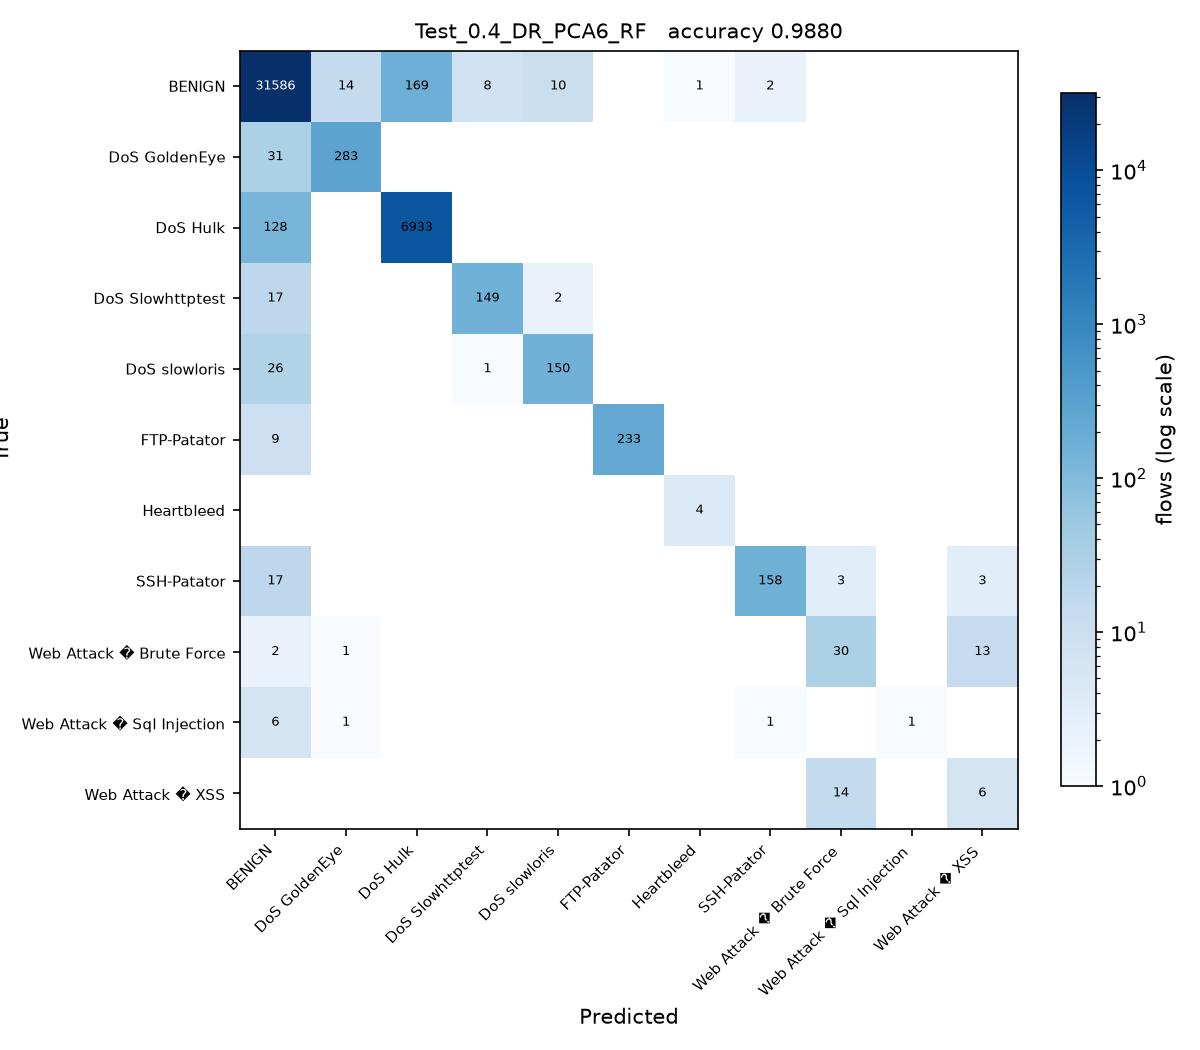

Generate this figure with Python:
# Test_0.4_DR_PCA6_RF.py
#
# Test size 0.4  |  PCA, 6 components  |  Random Forest (sheet #7)
#
# This is SGDC_60_40.py with the changes marked CHANGE below and nothing else.

import os
from pathlib import Path

# CHANGE 1: find the folder holding the three CSV files and run from there, so
# the plain file names below resolve no matter where this script is started
# from or how deeply it sits inside the project folder.
HERE = Path(__file__).resolve().parent
for PROJECT in [HERE, *HERE.parents]:
    if (PROJECT / 'Tuesday-WorkingHours.pcap_ISCX.csv').exists():
        os.chdir(PROJECT)
        break
else:
    raise SystemExit('Put this folder inside the folder that holds the three '
                     'CIC-IDS2017 CSV files, then run the script again.')
import numpy as np
import pandas as pd

df1 = pd.read_csv('Tuesday-WorkingHours.pcap_ISCX.csv', low_memory=True)
df2 = pd.read_csv('Wednesday-workingHours.pcap_ISCX.csv', low_memory=True)
df3 = pd.read_csv('Thursday-WorkingHours-Morning-WebAttacks.pcap_ISCX.csv', low_memory=True)

dataset = pd.concat([df1, df2, df3], ignore_index=True)

dataset.columns = dataset.columns.str.strip()

# CHANGE 2: a stratified sample of 100000 flows, the same for every run. An RBF
# SVM on all 1.3 million flows would take about an hour per script.
# At least 50 flows of every class are kept.
label = dataset.columns[-1]
dataset = pd.concat(
    [g.sample(n=min(len(g), max(50, round(100000 * len(g) / len(dataset)))), random_state=0)
     for _, g in dataset.groupby(label)],
    ignore_index=True
)

X = dataset.iloc[:, :-1]
y = dataset.iloc[:, -1]

X = X.apply(pd.to_numeric, errors='coerce')

X.replace([np.inf, -np.inf], np.nan, inplace=True)

from sklearn.impute import SimpleImputer

imputer = SimpleImputer(missing_values=np.nan, strategy='mean')
X = imputer.fit_transform(X)

from sklearn.preprocessing import LabelEncoder

labelencoder_y = LabelEncoder()
y = labelencoder_y.fit_transform(y)

from sklearn.model_selection import train_test_split

X_train, X_test, y_train, y_test = train_test_split(
    X,
    y,
    test_size=0.4,   # CHANGE 3: test size
    random_state=0,
    stratify=y
)

# CHANGE 4: PCA, from PCA_LDA_KErnel_PCA_CODE.pdf (fit only on training data)
from sklearn.decomposition import PCA

pca = PCA(n_components=6)
X_train = pca.fit_transform(X_train)
X_test = pca.transform(X_test)

# CHANGE 5: Random Forest (sheet #7) in place of SGDClassifier
from sklearn.ensemble import RandomForestClassifier

classifier = RandomForestClassifier(
    n_estimators=100,
    criterion='entropy',
    random_state=0
)

classifier.fit(X_train, y_train)

y_pred = classifier.predict(X_test) 

from sklearn.metrics import confusion_matrix
from sklearn.metrics import accuracy_score
from sklearn.metrics import precision_score
from sklearn.metrics import recall_score
from sklearn.metrics import f1_score
from sklearn.metrics import classification_report

cm = confusion_matrix(y_test, y_pred)

print("Confusion Matrix:\n")
print(cm)

print("\nAccuracy : {:.4f}".format(accuracy_score(y_test, y_pred)))
print("\nPrecision : {:.4f}".format(precision_score(y_test, y_pred, average='weighted')))
print("\nRecall : {:.4f}".format(recall_score(y_test, y_pred, average='weighted')))
print("\nF1 Score : {:.4f}".format(f1_score(y_test, y_pred, average='weighted')))

print("\nClassification Report:\n")
print(classification_report(y_test, y_pred))

# CHANGE 6: save the confusion matrix as Test_0.4_DR_PCA6_RF.jpg and record the result
import matplotlib
matplotlib.use('Agg')
import matplotlib.pyplot as plt
from matplotlib.colors import LogNorm

here = HERE                     # the folder this script sits in
names = [str(c) for c in labelencoder_y.classes_]
fig, ax = plt.subplots(figsize=(8, 7))
im = ax.imshow(cm, cmap='Blues', norm=LogNorm(vmin=1))
ax.set_xticks(range(len(names)), names, rotation=45, ha='right', fontsize=7)
ax.set_yticks(range(len(names)), names, fontsize=7)
ax.set_xlabel('Predicted')
ax.set_ylabel('True')
ax.set_title('Test_0.4_DR_PCA6_RF   accuracy {:.4f}'.format(accuracy_score(y_test, y_pred)), fontsize=10)
for i in range(cm.shape[0]):
    for j in range(cm.shape[1]):
        if cm[i, j]:
            ax.text(j, i, cm[i, j], ha='center', va='center', fontsize=6,
                    color='white' if cm[i, j] > cm.max() / 3 else 'black')
fig.colorbar(im, ax=ax, fraction=0.04, label='flows (log scale)')
fig.tight_layout()
fig.savefig(here / 'Test_0.4_DR_PCA6_RF.jpg', dpi=150)
plt.close(fig)

row = pd.DataFrame([{
    'Test': 0.4, 'DR': 'PCA6', 'Clas': 'RF',
    'Acc': round(accuracy_score(y_test, y_pred), 4),
    'Pre': round(precision_score(y_test, y_pred, average='weighted'), 4),
    'Rec': round(recall_score(y_test, y_pred, average='weighted'), 4),
    'F1': round(f1_score(y_test, y_pred, average='weighted'), 4),
    'script': 'Test_0.4_DR_PCA6_RF',
}])
out = PROJECT / 'results' / '75_runs_pca.csv'
out.parent.mkdir(exist_ok=True)
if out.exists():
    old = pd.read_csv(out)
    row = pd.concat([old[old['script'] != 'Test_0.4_DR_PCA6_RF'], row], ignore_index=True)
row.to_csv(out, index=False)
